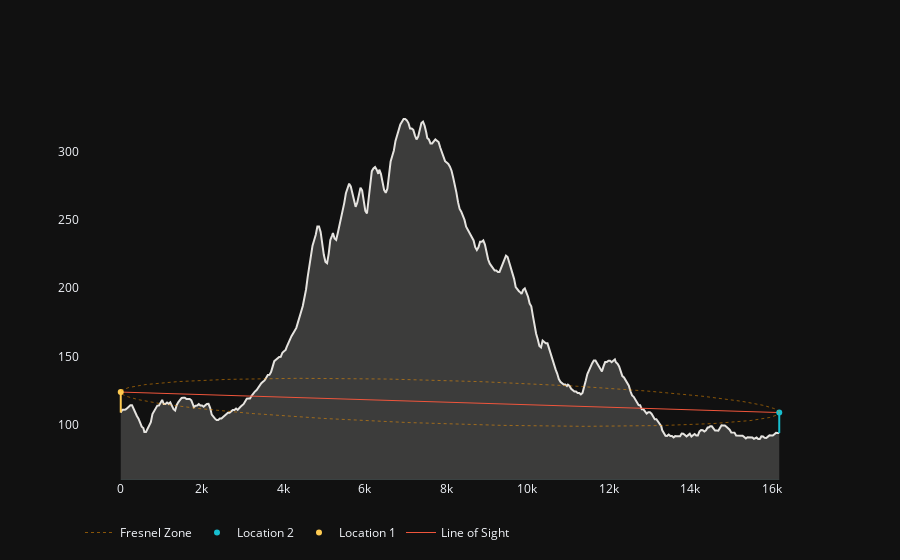

Notebook code for this chart:
### Code cell
plot_visibility_profile(srtm1_data,
                        sample_school_gdf["lat"].squeeze(),
                        sample_school_gdf["lon"].squeeze(),
                        sample_school_gdf["height"].squeeze(),
                        twr.lat,
                        twr.lon,
                        twr.antenna_height,
                        signal_frequency = 2.4)

### Figure 1 — Plotly figure (JSON) as saved in the notebook; plotly's stock layout.template omitted (floating-point values rounded to 4 significant figures; data arrays with more than 128 entries replaced by an {"elided": "..."} marker saying what was removed)
{"data": [{"line": {"color": "#e5e3df", "width": 2}, "mode": "lines", "name": "Elevation Profile", "showlegend": false, "type": "scatter", "x": {"elided": "413 float values"}, "y": {"elided": "413 float values"}}, {"fill": "tonextx", "fillcolor": "rgba(229, 227, 223, 0.2)", "line": {"color": "#17BECF", "width": 0.1}, "mode": "lines", "name": "", "showlegend": false, "type": "scatter", "x": [8.238, 16190.0], "y": [59.45, 59.45]}, {"line": {"color": "#EF553B", "width": 1}, "mode": "lines", "name": "Line of Sight", "type": "scatter", "x": [8.238, 16190.0], "y": [123.9, 108.9]}, {"line": {"color": "#FECB52"}, "mode": "lines", "name": "", "showlegend": false, "type": "scatter", "x": [8.238, 8.238], "y": [108.9, 123.9]}, {"marker": {"color": "#FECB52"}, "mode": "markers", "name": "Location 1", "type": "scatter", "x": [8.238], "y": [123.9]}, {"line": {"color": "#17BECF"}, "mode": "lines", "name": "", "showlegend": false, "type": "scatter", "x": [16190.0, 16190.0], "y": [93.86, 108.9]}, {"marker": {"color": "#17BECF"}, "mode": "markers", "name": "Location 2", "type": "scatter", "x": [16190.0], "y": [108.9]}, {"line": {"color": "#ff9900", "dash": "dot", "width": 0.5}, "mode": "lines", "name": "Fresnel Zone", "showlegend": true, "type": "scatter", "x": {"elided": "413 float values"}, "y": {"elided": "413 float values"}}], "layout": {"legend": {"orientation": "h"}, "xaxis": {"showgrid": false, "zeroline": false}, "yaxis": {"showgrid": false, "zeroline": false}}}
